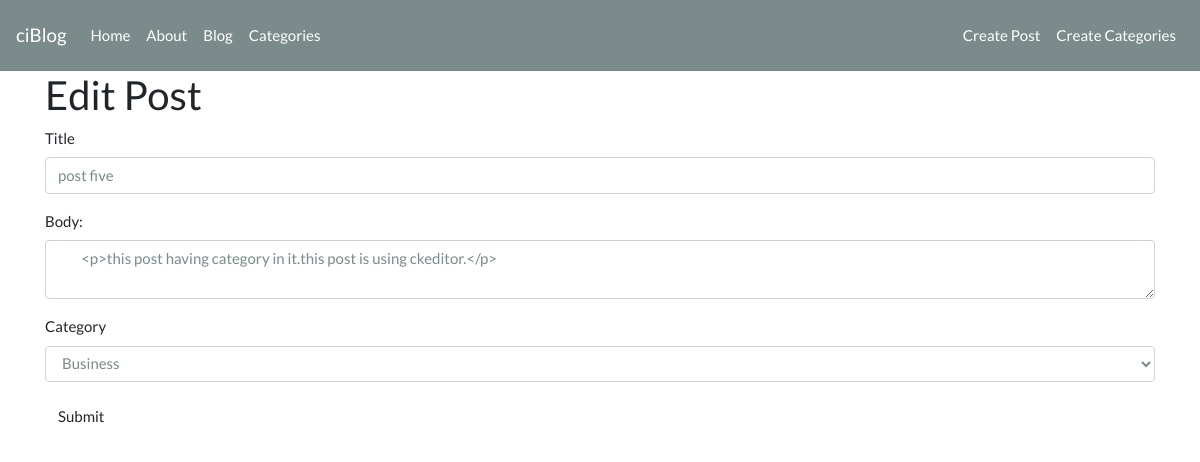
The page /posts/edit/post-five on the database its author committed.
### tables this page shows
CREATE TABLE `posts` (
  `id` int(11) NOT NULL,
  `title` varchar(255) NOT NULL,
  `slug` varchar(255) NOT NULL,
  `body` text NOT NULL,
  `post_image` varchar(255) NOT NULL,
  `created_at` timestamp NOT NULL DEFAULT CURRENT_TIMESTAMP ON UPDATE CURRENT_TIMESTAMP,
  `category_id` int(11) NOT NULL
);

### application/controllers/Posts.php (called while the page is built, shortened)
<?php
class Posts extends CI_Controller {
public function edit($slug){
$data['post'] = $this->post_model->get_posts($slug);
$data['categories']= $this->post_model->get_categories();
$data['title']='Edit Post';
	$this->load->view('templates/header');
	$this->load->view('posts/edit', $data);
	$this->load->view('templates/footer');
}
}

### index.php (called while the page is built, shortened)
<?php
require_once BASEPATH.'core/CodeIgniter.php';

### application/models/Post_model.php (called while the page is built, shortened)
<?php
class Post_model extends CI_Model
{
    public function get_posts($slug = FALSE){
	$query = $this->db->get_where('posts',array('slug' => $slug));
	return $query->row_array();
  }
public function get_categories(){
	$this->db->order_by('name');
	$query = $this->db->get('categories');
	 return $query->result_array();
   }
}

### application/views/posts/edit.php (the view, shortened to what this page needs)
<h2><?= $title; ?></h2>
<?php echo form_open('posts/update'); ?>
  <div class="form-group">
    <label >Title</label>
    <input type="text" class="form-control" name="title" placeholder="add title" value="<?php echo $post['title']; ?>">
  </div>
  <div class="form-group">
    <label>Body:</label>
<textarea id="editor1" class="form-control" name="body" placeholder="add body">
	<?php echo $post['body']; ?>
</textarea>  </div>
<div class="form-group">
  	<label>Category</label>
  	<select name="category_id" class="form-control">
  	<?php foreach($categories as $category): ?>
  	<option value="<?php echo $category['id']; ?>"><?php echo $category['name']; ?> </option>
  	<?php endforeach; ?>
  	</select>
  </div>
  <button type="submit" class="btn btn-default">Submit</button>
</form>

### rows shown on the page
posts: title "post five", body "<p>this post having category in it.this post is using ckeditor.</p>"

### other values the page prints
$title "Edit Post"
form field category_id "Business"
